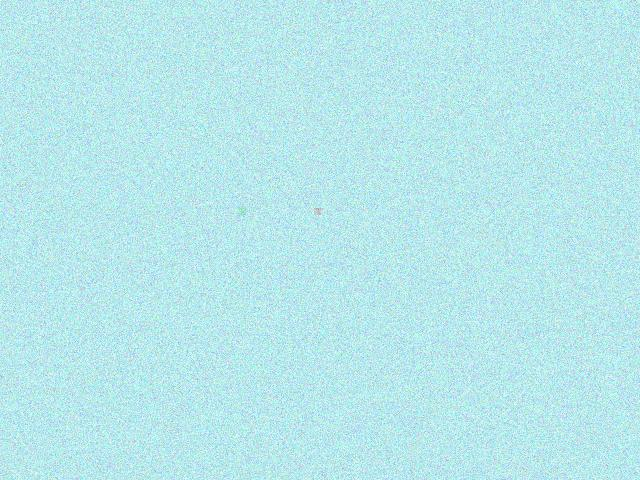
#> input picture lab15/buoy_simulation/frame_00.jpg, 640 x 480 px; its folder holds 4 pictures in this run
$ python detect_mult_buoys.py   (older library calls are emulated)
#> lines starting #> are read from the running program, lines starting #| are printed output that depends on the picture
import numpy as np
import cv2
import matplotlib.pyplot as plt
from calculate_angles import sensor_position, get_angles

def get_centers(thresh, img_threshold_color):
    # Convert to uint8 so we can find contours around GREEN buoys we want to detect
    img8 = (img_threshold_color * 255 / np.max(img)).astype(np.uint8)
    thresh8 = (thresh * 255 / np.max(img)).astype(np.uint8)
    thresh, img_out = cv2.threshold(img8, thresh8, 255, cv2.THRESH_BINARY)
    """The image should still have one of two possible values at each pixel."""
    contours, hierarchy = cv2.findContours(img_out, cv2.RETR_EXTERNAL, cv2.CHAIN_APPROX_NONE)
    centers = []
    for contour in contours:
        center = np.mean(contour, axis=0)[0]
        centers.append(center)
        # ^ Need to index 0 because np.mean(contour, axis=0)...
        # returns np.array([[mean]]) not np.array([mean])
    return centers

def find_angles(centers):
    angles = []
    for center in centers:
        angle_for_center = get_angles(sensor_position(center[0], center[1]))
        angles.append(angle_for_center)
    return angles

def detect_buoys(img):
    img = cv2.boxFilter(img, -1, (5, 5))
    # Detect Green Buoy
    filter_size = (10, 10) # P: may need to change when we get closer to buoy
    rfilt = cv2.boxFilter(img[:, :, 0], cv2.CV_32F, filter_size)
    img_threshold_green = np.logical_and(rfilt > 0, rfilt < 120)
    gfilt = cv2.boxFilter(img[:, :, 1], cv2.CV_32F, filter_size)
    img_threshold_red = np.logical_and(gfilt > 0, gfilt < 150)
    thresh = 0 # img_threshold_red values are either 0 or 1...
    # but if we used cv2.boxFilter with normalize = False, the pixel values would have values...
    # in range of 0 to the size of the filter

    # avg_red_buoy_pos = np.average((np.argwhere(img_threshold_red>thresh)), axis=0)
    # avg_green_buoy_pos = np.average((np.argwhere(img_threshold_green>thresh)), axis=0)
    # Only works if there's only one buoy corrected, so we'll need to detect contours

    g_centers = get_centers(thresh, img_threshold_green)
    r_centers = get_centers(thresh, img_threshold_red)
    g_angles = find_angles(g_centers)
    r_angles = find_angles(r_centers)
    return g_centers, r_centers, g_angles, r_angles

fig, ax = plt.subplots()
for frame_num in range(0, 20):
    img = cv2.imread(f'buoy_simulation/frame_{frame_num:02d}.jpg')
#> img is the input picture: shape (480, 640, 3); mean B, G, R 235.5, 231.6, 184
    img = np.flip(img, axis=2) # Convert BGR to RGB
    g_centers, r_centers, g_angles, r_angles = detect_buoys(img)
#> in detect_buoys, `img = cv2.boxFilter(img, -1, (5, 5))`:
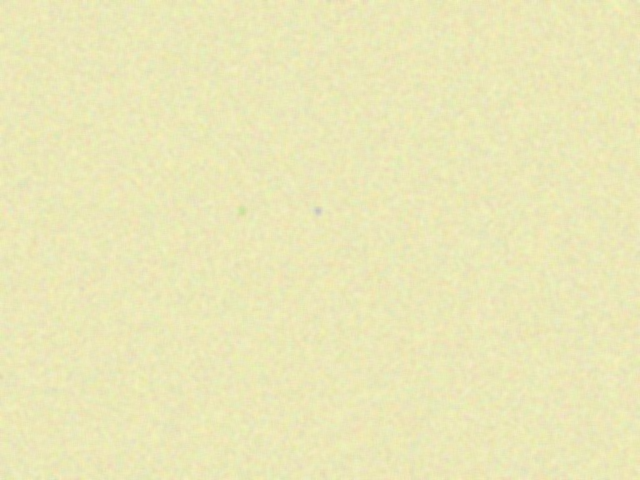
#> img: shape (480, 640, 3); mean of channels 0, 1, 2 184, 231.6, 235.5; drawn as B, G, R
#> in detect_buoys, `img_threshold_green = np.logical_and(rfilt > 0, rfilt < 120)`: img_threshold_green: shape (480, 640) bool; every value is 0
#> in get_centers, `thresh8 = (thresh * 255 / np.max(img)).astype(np.uint8)`: thresh8 = 0
#> in get_centers, `contours, hierarchy = cv2.findContours(img_out, cv2.RETR_EXTERNAL, cv2..`: contours = []
#> g_centers = []; r_centers = []; g_angles = []; r_angles = []
    print(g_angles)
    print('\n')
    print(r_angles)
    ax.clear()
    ax.imshow(img)
    for g_center in g_centers:
        ax.plot(g_center[0], g_center[1], 'bo')
#> this loop made 0 passes
    for r_center in r_centers:
        ax.plot(r_center[0], r_center[1], 'ko')
    plt.pause(0.0001)
    plt.draw()
#> pass 2 of the loop `for frame_num in range(0, 20):`:
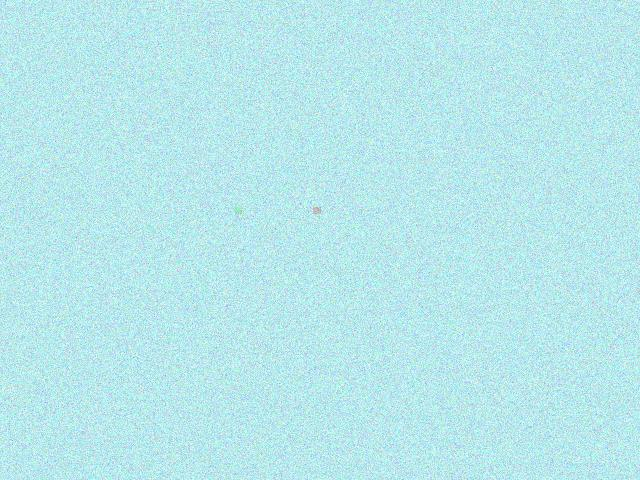
#> input picture lab15/buoy_simulation/frame_01.jpg, 640 x 480 px
#> img is the input picture: shape (480, 640, 3); mean B, G, R 235.6, 231.6, 184.1
#> in detect_buoys (call 2), `img = cv2.boxFilter(img, -1, (5, 5))`:
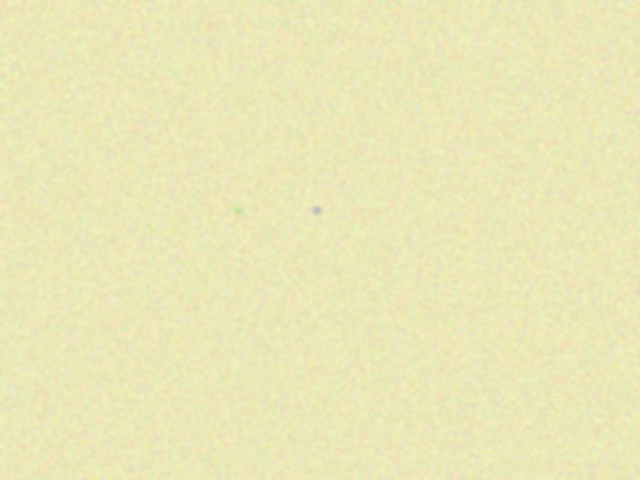
#> img: shape (480, 640, 3); mean of channels 0, 1, 2 184.1, 231.6, 235.6; drawn as B, G, R
#> pass 3 of the loop `for frame_num in range(0, 20):`:
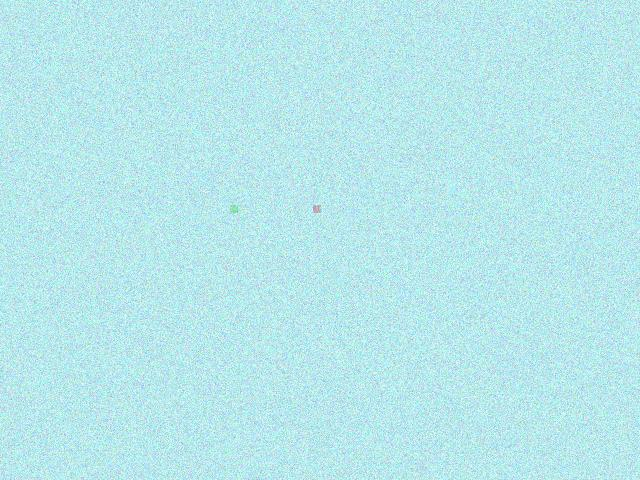
#> input picture lab15/buoy_simulation/frame_02.jpg, 640 x 480 px
#> img is the input picture: shape (480, 640, 3); mean B, G, R 235.5, 231.6, 184
#> in detect_buoys (call 3), `img = cv2.boxFilter(img, -1, (5, 5))`:
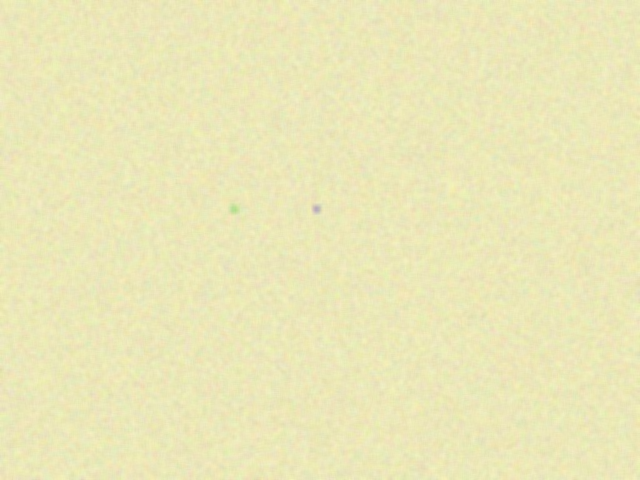
#> img: shape (480, 640, 3); mean of channels 0, 1, 2 184, 231.6, 235.5; drawn as B, G, R
#> (the run stopped early here; a loop or call above may not have finished)
